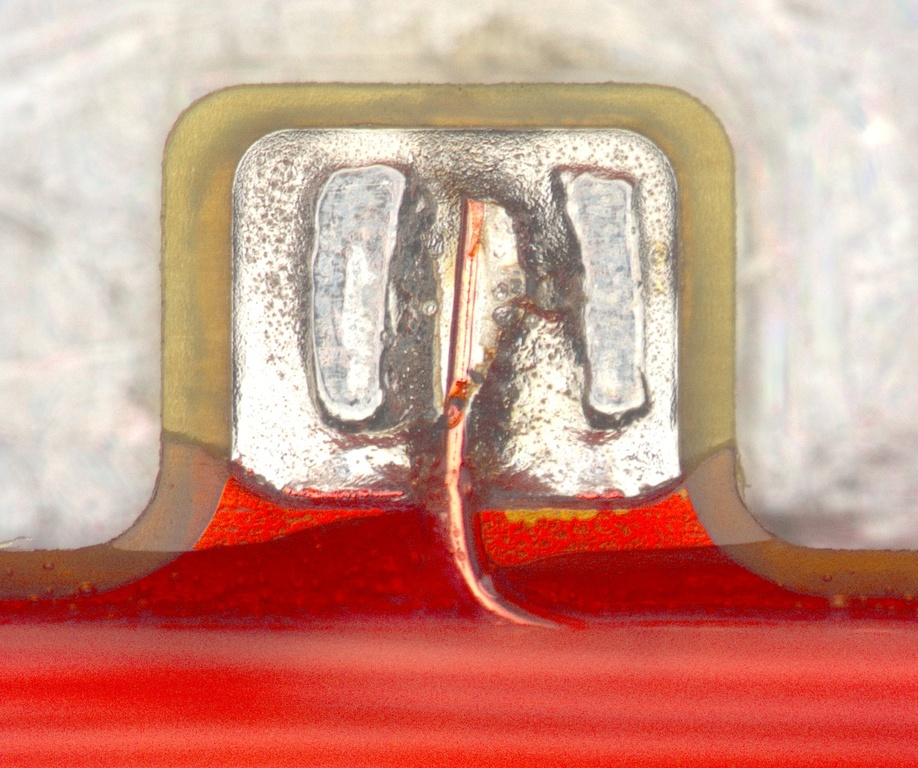
#> input picture Computer Vision/00OpenCV/image/sk002.jpg, 918 x 768 px, shrunk from 1224 x 1024 before the run
$ python '查找轮廓findContours.py'
#> lines starting #> are read from the running program, lines starting #| are printed output that depends on the picture; after the words box and inside, x2 and y2 are one past the last pixel; in counts of white or black regions, pixels touching at a corner belong together
import numpy as np
import cv2


img = cv2.imread("./image/sk002.jpg")
#> img is the input picture: shape (768, 918, 3); mean B, G, R 134.3, 148.8, 204.8
imgray = cv2.cvtColor(img, cv2.COLOR_BGR2GRAY)
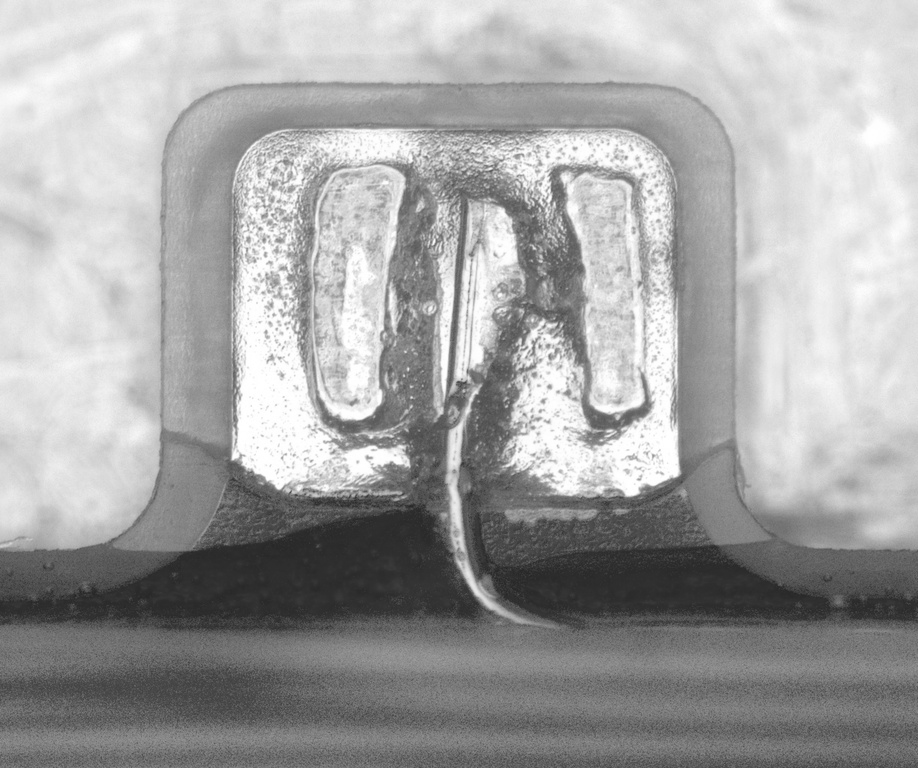
#> imgray: shape (768, 918); min 34, max 255, mean 163.9

ret, thresh = cv2.threshold(imgray, 200, 255, 0)
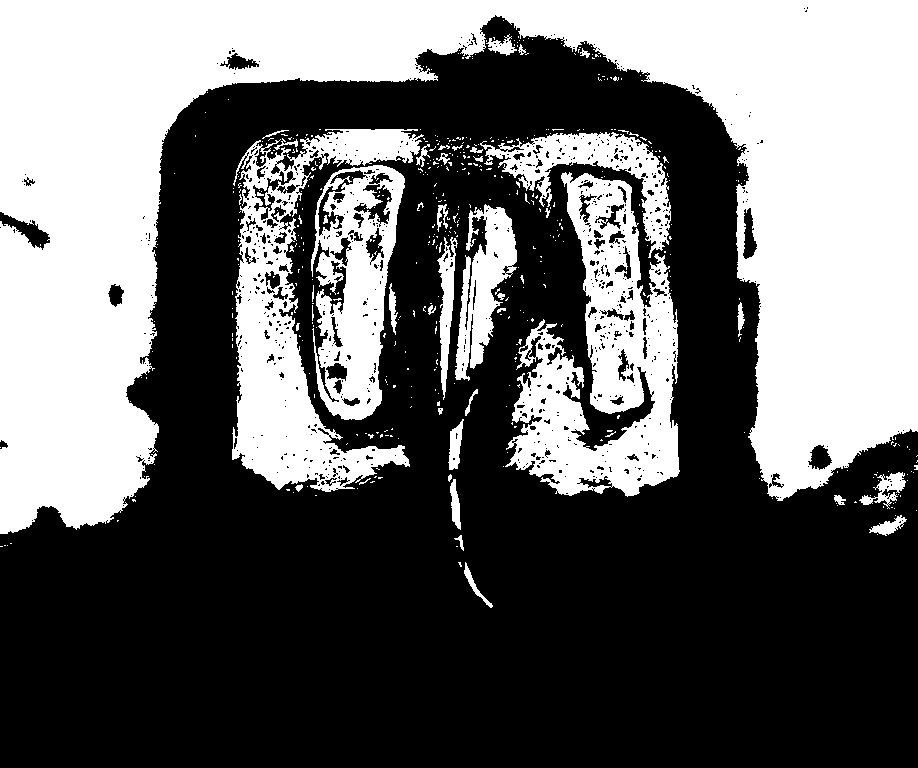
#> thresh: shape (768, 918); 40.3% white; 490 white regions (446 under 20 px)


contours, hierarchy = cv2.findContours(thresh, cv2.RETR_TREE, cv2.CHAIN_APPROX_SIMPLE)
#> contours = 1476 contours, 1300 with area under 20; largest, box (x1, y1, x2, y2) and area: (0, 0, 918, 534) 199902, (505, 172, 680, 497) 30004, (232, 129, 424, 492) 25587, (311, 165, 405, 420) 15808, (480, 132, 671, 258) 6818
# 绘制独立轮廓，方法一；
img1 = cv2.drawContours(img, contours, -1, (0, 255, 0), 3)
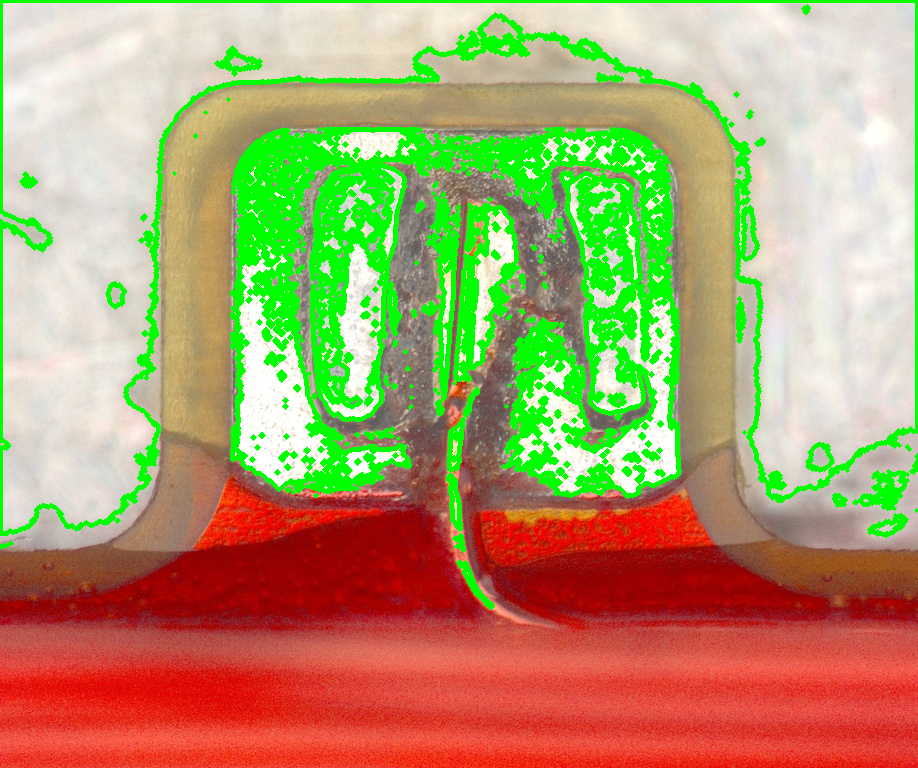
#> img1: shape (768, 918, 3); mean B, G, R 107.4, 156.1, 174.1
# 绘制独立轮廓，方法二：
img2 = cv2.drawContours(img, contours, 3, (0, 255, 0), 3)
cv2.imshow("img", img)   # img被玷污了。。。
cv2.imshow("img1", img1)
cv2.imshow("img2", img2)
cv2.waitKey(0)
cv2.destroyAllWindows()
